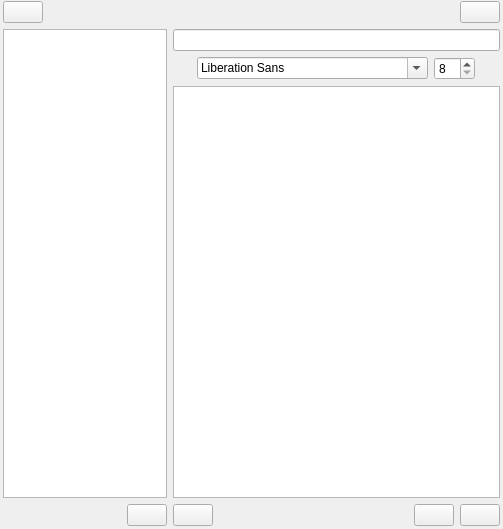
<?xml version="1.0" encoding="UTF-8"?>
<ui version="4.0">
 <class>NotesWindow</class>
 <widget class="QWidget" name="NotesWindow">
  <property name="geometry">
   <rect>
    <x>0</x>
    <y>0</y>
    <width>501</width>
    <height>529</height>
   </rect>
  </property>
  <property name="windowTitle">
   <string>NotesWindow</string>
  </property>
  <layout class="QGridLayout" name="gridLayout_2">
   <property name="leftMargin">
    <number>0</number>
   </property>
   <property name="topMargin">
    <number>0</number>
   </property>
   <property name="rightMargin">
    <number>0</number>
   </property>
   <property name="bottomMargin">
    <number>0</number>
   </property>
   <item row="0" column="0">
    <widget class="QStackedWidget" name="stackedWidget">
     <property name="currentIndex">
      <number>2</number>
     </property>
     <widget class="QWidget" name="page">
      <property name="focusPolicy">
       <enum>Qt::StrongFocus</enum>
      </property>
      <layout class="QGridLayout" name="gridLayout_6">
       <item row="0" column="0">
        <layout class="QVBoxLayout" name="verticalLayout_7">
         <item>
          <layout class="QVBoxLayout" name="verticalLayout_14">
           <item>
            <layout class="QHBoxLayout" name="horizontalLayout_6">
             <item>
              <spacer name="horizontalSpacer_2">
               <property name="orientation">
                <enum>Qt::Horizontal</enum>
               </property>
               <property name="sizeHint" stdset="0">
                <size>
                 <width>40</width>
                 <height>20</height>
                </size>
               </property>
              </spacer>
             </item>
             <item>
              <widget class="QLabel" name="label_auth_logo">
               <property name="minimumSize">
                <size>
                 <width>90</width>
                 <height>90</height>
                </size>
               </property>
               <property name="maximumSize">
                <size>
                 <width>90</width>
                 <height>90</height>
                </size>
               </property>
               <property name="baseSize">
                <size>
                 <width>90</width>
                 <height>90</height>
                </size>
               </property>
               <property name="text">
                <string/>
               </property>
               <property name="pixmap">
                <pixmap>../build-VENotes-Desktop_Qt_5_9_1_MinGW_32bit-Debug/debug/resources/Images/logoRealBlue.png</pixmap>
               </property>
               <property name="scaledContents">
                <bool>true</bool>
               </property>
              </widget>
             </item>
             <item>
              <spacer name="horizontalSpacer_36">
               <property name="orientation">
                <enum>Qt::Horizontal</enum>
               </property>
               <property name="sizeHint" stdset="0">
                <size>
                 <width>40</width>
                 <height>20</height>
                </size>
               </property>
              </spacer>
             </item>
            </layout>
           </item>
           <item>
            <spacer name="verticalSpacer_12">
             <property name="orientation">
              <enum>Qt::Vertical</enum>
             </property>
             <property name="sizeHint" stdset="0">
              <size>
               <width>20</width>
               <height>40</height>
              </size>
             </property>
            </spacer>
           </item>
          </layout>
         </item>
         <item>
          <layout class="QHBoxLayout" name="horizontalLayout_16">
           <item>
            <spacer name="horizontalSpacer_18">
             <property name="orientation">
              <enum>Qt::Horizontal</enum>
             </property>
             <property name="sizeHint" stdset="0">
              <size>
               <width>40</width>
               <height>20</height>
              </size>
             </property>
            </spacer>
           </item>
           <item>
            <widget class="QLabel" name="label_authorization">
             <property name="text">
              <string>Вхід</string>
             </property>
            </widget>
           </item>
           <item>
            <spacer name="horizontalSpacer_19">
             <property name="orientation">
              <enum>Qt::Horizontal</enum>
             </property>
             <property name="sizeHint" stdset="0">
              <size>
               <width>40</width>
               <height>20</height>
              </size>
             </property>
            </spacer>
           </item>
          </layout>
         </item>
         <item>
          <layout class="QVBoxLayout" name="verticalLayout_6">
           <item>
            <spacer name="verticalSpacer_8">
             <property name="orientation">
              <enum>Qt::Vertical</enum>
             </property>
             <property name="sizeHint" stdset="0">
              <size>
               <width>20</width>
               <height>40</height>
              </size>
             </property>
            </spacer>
           </item>
           <item>
            <layout class="QHBoxLayout" name="horizontalLayout_17">
             <item>
              <spacer name="horizontalSpacer_22">
               <property name="orientation">
                <enum>Qt::Horizontal</enum>
               </property>
               <property name="sizeHint" stdset="0">
                <size>
                 <width>40</width>
                 <height>20</height>
                </size>
               </property>
              </spacer>
             </item>
             <item>
              <widget class="QLabel" name="label_auth_email">
               <property name="text">
                <string>&amp;Email:</string>
               </property>
               <property name="buddy">
                <cstring>lineEdit_auth_email</cstring>
               </property>
              </widget>
             </item>
             <item>
              <spacer name="horizontalSpacer_23">
               <property name="orientation">
                <enum>Qt::Horizontal</enum>
               </property>
               <property name="sizeHint" stdset="0">
                <size>
                 <width>40</width>
                 <height>20</height>
                </size>
               </property>
              </spacer>
             </item>
            </layout>
           </item>
           <item>
            <widget class="QLineEdit" name="lineEdit_auth_email">
             <property name="focusPolicy">
              <enum>Qt::StrongFocus</enum>
             </property>
             <property name="text">
              <string/>
             </property>
            </widget>
           </item>
          </layout>
         </item>
         <item>
          <layout class="QVBoxLayout" name="verticalLayout_8">
           <item>
            <layout class="QHBoxLayout" name="horizontalLayout_18">
             <item>
              <spacer name="horizontalSpacer_24">
               <property name="orientation">
                <enum>Qt::Horizontal</enum>
               </property>
               <property name="sizeHint" stdset="0">
                <size>
                 <width>40</width>
                 <height>20</height>
                </size>
               </property>
              </spacer>
             </item>
             <item>
              <widget class="QLabel" name="label_auth_pass">
               <property name="text">
                <string>&amp;Пароль:</string>
               </property>
               <property name="buddy">
                <cstring>lineEdit_auth_pass</cstring>
               </property>
              </widget>
             </item>
             <item>
              <spacer name="horizontalSpacer_25">
               <property name="orientation">
                <enum>Qt::Horizontal</enum>
               </property>
               <property name="sizeHint" stdset="0">
                <size>
                 <width>40</width>
                 <height>20</height>
                </size>
               </property>
              </spacer>
             </item>
            </layout>
           </item>
           <item>
            <widget class="QLineEdit" name="lineEdit_auth_pass">
             <property name="focusPolicy">
              <enum>Qt::StrongFocus</enum>
             </property>
             <property name="text">
              <string/>
             </property>
             <property name="echoMode">
              <enum>QLineEdit::Password</enum>
             </property>
            </widget>
           </item>
          </layout>
         </item>
         <item>
          <spacer name="verticalSpacer_4">
           <property name="orientation">
            <enum>Qt::Vertical</enum>
           </property>
           <property name="sizeHint" stdset="0">
            <size>
             <width>20</width>
             <height>18</height>
            </size>
           </property>
          </spacer>
         </item>
         <item>
          <layout class="QHBoxLayout" name="horizontalLayout_19">
           <item>
            <spacer name="horizontalSpacer_20">
             <property name="orientation">
              <enum>Qt::Horizontal</enum>
             </property>
             <property name="sizeHint" stdset="0">
              <size>
               <width>40</width>
               <height>20</height>
              </size>
             </property>
            </spacer>
           </item>
           <item>
            <layout class="QVBoxLayout" name="verticalLayout_9">
             <item>
              <widget class="QPushButton" name="pushButton_remind_account">
               <property name="text">
                <string>&amp;Забули пароль?</string>
               </property>
              </widget>
             </item>
             <item>
              <widget class="QPushButton" name="pushButton_new_account">
               <property name="text">
                <string>&amp;Реєстрація</string>
               </property>
              </widget>
             </item>
            </layout>
           </item>
           <item>
            <spacer name="horizontalSpacer_21">
             <property name="orientation">
              <enum>Qt::Horizontal</enum>
             </property>
             <property name="sizeHint" stdset="0">
              <size>
               <width>40</width>
               <height>20</height>
              </size>
             </property>
            </spacer>
           </item>
          </layout>
         </item>
         <item>
          <spacer name="verticalSpacer_9">
           <property name="orientation">
            <enum>Qt::Vertical</enum>
           </property>
           <property name="sizeHint" stdset="0">
            <size>
             <width>20</width>
             <height>40</height>
            </size>
           </property>
          </spacer>
         </item>
         <item>
          <layout class="QHBoxLayout" name="horizontalLayout_20">
           <item>
            <spacer name="horizontalSpacer_26">
             <property name="orientation">
              <enum>Qt::Horizontal</enum>
             </property>
             <property name="sizeHint" stdset="0">
              <size>
               <width>40</width>
               <height>20</height>
              </size>
             </property>
            </spacer>
           </item>
           <item>
            <widget class="QDialogButtonBox" name="buttonBox_in_auth">
             <property name="styleSheet">
              <string notr="true"/>
             </property>
             <property name="standardButtons">
              <set>QDialogButtonBox::Cancel|QDialogButtonBox::Ok</set>
             </property>
            </widget>
           </item>
           <item>
            <spacer name="horizontalSpacer_27">
             <property name="orientation">
              <enum>Qt::Horizontal</enum>
             </property>
             <property name="sizeHint" stdset="0">
              <size>
               <width>40</width>
               <height>20</height>
              </size>
             </property>
            </spacer>
           </item>
          </layout>
         </item>
        </layout>
       </item>
      </layout>
     </widget>
     <widget class="QWidget" name="page_2">
      <property name="focusPolicy">
       <enum>Qt::StrongFocus</enum>
      </property>
      <layout class="QGridLayout" name="gridLayout">
       <item row="0" column="0">
        <layout class="QVBoxLayout" name="verticalLayout_18">
         <item>
          <layout class="QVBoxLayout" name="verticalLayout_15">
           <item>
            <layout class="QHBoxLayout" name="horizontalLayout_21">
             <item>
              <spacer name="horizontalSpacer_37">
               <property name="orientation">
                <enum>Qt::Horizontal</enum>
               </property>
               <property name="sizeHint" stdset="0">
                <size>
                 <width>40</width>
                 <height>20</height>
                </size>
               </property>
              </spacer>
             </item>
             <item>
              <widget class="QLabel" name="label_auth_logo_2">
               <property name="minimumSize">
                <size>
                 <width>90</width>
                 <height>90</height>
                </size>
               </property>
               <property name="maximumSize">
                <size>
                 <width>90</width>
                 <height>90</height>
                </size>
               </property>
               <property name="baseSize">
                <size>
                 <width>90</width>
                 <height>90</height>
                </size>
               </property>
               <property name="text">
                <string/>
               </property>
               <property name="pixmap">
                <pixmap>../build-VENotes-Desktop_Qt_5_9_1_MinGW_32bit-Debug/debug/resources/Images/logoRealBlue.png</pixmap>
               </property>
               <property name="scaledContents">
                <bool>true</bool>
               </property>
              </widget>
             </item>
             <item>
              <spacer name="horizontalSpacer_38">
               <property name="orientation">
                <enum>Qt::Horizontal</enum>
               </property>
               <property name="sizeHint" stdset="0">
                <size>
                 <width>40</width>
                 <height>20</height>
                </size>
               </property>
              </spacer>
             </item>
            </layout>
           </item>
           <item>
            <spacer name="verticalSpacer_5">
             <property name="orientation">
              <enum>Qt::Vertical</enum>
             </property>
             <property name="sizeHint" stdset="0">
              <size>
               <width>20</width>
               <height>40</height>
              </size>
             </property>
            </spacer>
           </item>
          </layout>
         </item>
         <item>
          <layout class="QHBoxLayout" name="horizontalLayout_5">
           <item>
            <spacer name="horizontalSpacer">
             <property name="orientation">
              <enum>Qt::Horizontal</enum>
             </property>
             <property name="sizeHint" stdset="0">
              <size>
               <width>40</width>
               <height>20</height>
              </size>
             </property>
            </spacer>
           </item>
           <item>
            <widget class="QLabel" name="label_registration">
             <property name="text">
              <string>Реєстрація</string>
             </property>
            </widget>
           </item>
           <item>
            <spacer name="horizontalSpacer_5">
             <property name="orientation">
              <enum>Qt::Horizontal</enum>
             </property>
             <property name="sizeHint" stdset="0">
              <size>
               <width>40</width>
               <height>20</height>
              </size>
             </property>
            </spacer>
           </item>
          </layout>
         </item>
         <item>
          <layout class="QVBoxLayout" name="verticalLayout_17">
           <item>
            <spacer name="verticalSpacer_3">
             <property name="orientation">
              <enum>Qt::Vertical</enum>
             </property>
             <property name="sizeHint" stdset="0">
              <size>
               <width>20</width>
               <height>40</height>
              </size>
             </property>
            </spacer>
           </item>
           <item>
            <layout class="QVBoxLayout" name="verticalLayout_10">
             <item>
              <layout class="QHBoxLayout" name="horizontalLayout_2">
               <item>
                <spacer name="horizontalSpacer_28">
                 <property name="orientation">
                  <enum>Qt::Horizontal</enum>
                 </property>
                 <property name="sizeHint" stdset="0">
                  <size>
                   <width>40</width>
                   <height>20</height>
                  </size>
                 </property>
                </spacer>
               </item>
               <item>
                <widget class="QLabel" name="label_reg_log">
                 <property name="text">
                  <string>&amp;Логін:</string>
                 </property>
                 <property name="buddy">
                  <cstring>lineEdit_reg_log</cstring>
                 </property>
                </widget>
               </item>
               <item>
                <spacer name="horizontalSpacer_29">
                 <property name="orientation">
                  <enum>Qt::Horizontal</enum>
                 </property>
                 <property name="sizeHint" stdset="0">
                  <size>
                   <width>40</width>
                   <height>20</height>
                  </size>
                 </property>
                </spacer>
               </item>
              </layout>
             </item>
             <item>
              <widget class="QLineEdit" name="lineEdit_reg_log"/>
             </item>
            </layout>
           </item>
          </layout>
         </item>
         <item>
          <layout class="QVBoxLayout" name="verticalLayout_12">
           <item>
            <layout class="QHBoxLayout" name="horizontalLayout_3">
             <item>
              <spacer name="horizontalSpacer_30">
               <property name="orientation">
                <enum>Qt::Horizontal</enum>
               </property>
               <property name="sizeHint" stdset="0">
                <size>
                 <width>40</width>
                 <height>20</height>
                </size>
               </property>
              </spacer>
             </item>
             <item>
              <widget class="QLabel" name="label_reg_pass">
               <property name="text">
                <string>&amp;Пароль:</string>
               </property>
               <property name="buddy">
                <cstring>lineEdit_reg_pass</cstring>
               </property>
              </widget>
             </item>
             <item>
              <spacer name="horizontalSpacer_31">
               <property name="orientation">
                <enum>Qt::Horizontal</enum>
               </property>
               <property name="sizeHint" stdset="0">
                <size>
                 <width>40</width>
                 <height>20</height>
                </size>
               </property>
              </spacer>
             </item>
            </layout>
           </item>
           <item>
            <widget class="QLineEdit" name="lineEdit_reg_pass">
             <property name="echoMode">
              <enum>QLineEdit::Password</enum>
             </property>
            </widget>
           </item>
          </layout>
         </item>
         <item>
          <layout class="QVBoxLayout" name="verticalLayout_13">
           <item>
            <layout class="QHBoxLayout" name="horizontalLayout">
             <item>
              <spacer name="horizontalSpacer_32">
               <property name="orientation">
                <enum>Qt::Horizontal</enum>
               </property>
               <property name="sizeHint" stdset="0">
                <size>
                 <width>40</width>
                 <height>20</height>
                </size>
               </property>
              </spacer>
             </item>
             <item>
              <widget class="QLabel" name="label_reg_pass_check">
               <property name="text">
                <string>&amp;Повторіть пароль:</string>
               </property>
               <property name="buddy">
                <cstring>lineEdit_reg_pass_check</cstring>
               </property>
              </widget>
             </item>
             <item>
              <spacer name="horizontalSpacer_33">
               <property name="orientation">
                <enum>Qt::Horizontal</enum>
               </property>
               <property name="sizeHint" stdset="0">
                <size>
                 <width>40</width>
                 <height>20</height>
                </size>
               </property>
              </spacer>
             </item>
            </layout>
           </item>
           <item>
            <widget class="QLineEdit" name="lineEdit_reg_pass_check">
             <property name="echoMode">
              <enum>QLineEdit::Password</enum>
             </property>
            </widget>
           </item>
          </layout>
         </item>
         <item>
          <layout class="QVBoxLayout" name="verticalLayout">
           <item>
            <layout class="QHBoxLayout" name="horizontalLayout_4">
             <item>
              <spacer name="horizontalSpacer_34">
               <property name="orientation">
                <enum>Qt::Horizontal</enum>
               </property>
               <property name="sizeHint" stdset="0">
                <size>
                 <width>40</width>
                 <height>20</height>
                </size>
               </property>
              </spacer>
             </item>
             <item>
              <widget class="QLabel" name="label_reg_email">
               <property name="text">
                <string>&amp;Email:</string>
               </property>
               <property name="buddy">
                <cstring>lineEdit_reg_email</cstring>
               </property>
              </widget>
             </item>
             <item>
              <spacer name="horizontalSpacer_35">
               <property name="orientation">
                <enum>Qt::Horizontal</enum>
               </property>
               <property name="sizeHint" stdset="0">
                <size>
                 <width>40</width>
                 <height>20</height>
                </size>
               </property>
              </spacer>
             </item>
            </layout>
           </item>
           <item>
            <widget class="QLineEdit" name="lineEdit_reg_email"/>
           </item>
          </layout>
         </item>
         <item>
          <spacer name="verticalSpacer_10">
           <property name="orientation">
            <enum>Qt::Vertical</enum>
           </property>
           <property name="sizeHint" stdset="0">
            <size>
             <width>481</width>
             <height>13</height>
            </size>
           </property>
          </spacer>
         </item>
         <item>
          <layout class="QHBoxLayout" name="horizontalLayout_23">
           <item>
            <spacer name="horizontalSpacer_41">
             <property name="orientation">
              <enum>Qt::Horizontal</enum>
             </property>
             <property name="sizeHint" stdset="0">
              <size>
               <width>40</width>
               <height>20</height>
              </size>
             </property>
            </spacer>
           </item>
           <item>
            <widget class="QPushButton" name="pushButton_auth">
             <property name="text">
              <string>&amp;Вхід</string>
             </property>
            </widget>
           </item>
           <item>
            <spacer name="horizontalSpacer_42">
             <property name="orientation">
              <enum>Qt::Horizontal</enum>
             </property>
             <property name="sizeHint" stdset="0">
              <size>
               <width>40</width>
               <height>20</height>
              </size>
             </property>
            </spacer>
           </item>
          </layout>
         </item>
         <item>
          <spacer name="verticalSpacer_7">
           <property name="orientation">
            <enum>Qt::Vertical</enum>
           </property>
           <property name="sizeHint" stdset="0">
            <size>
             <width>20</width>
             <height>40</height>
            </size>
           </property>
          </spacer>
         </item>
         <item>
          <spacer name="verticalSpacer_6">
           <property name="orientation">
            <enum>Qt::Vertical</enum>
           </property>
           <property name="sizeHint" stdset="0">
            <size>
             <width>481</width>
             <height>13</height>
            </size>
           </property>
          </spacer>
         </item>
         <item>
          <layout class="QHBoxLayout" name="horizontalLayout_7">
           <item>
            <spacer name="horizontalSpacer_3">
             <property name="orientation">
              <enum>Qt::Horizontal</enum>
             </property>
             <property name="sizeHint" stdset="0">
              <size>
               <width>40</width>
               <height>20</height>
              </size>
             </property>
            </spacer>
           </item>
           <item>
            <widget class="QDialogButtonBox" name="buttonBox_in_reg">
             <property name="standardButtons">
              <set>QDialogButtonBox::Cancel|QDialogButtonBox::Ok</set>
             </property>
            </widget>
           </item>
           <item>
            <spacer name="horizontalSpacer_4">
             <property name="orientation">
              <enum>Qt::Horizontal</enum>
             </property>
             <property name="sizeHint" stdset="0">
              <size>
               <width>40</width>
               <height>20</height>
              </size>
             </property>
            </spacer>
           </item>
          </layout>
         </item>
        </layout>
       </item>
      </layout>
     </widget>
     <widget class="QWidget" name="page_3">
      <layout class="QGridLayout" name="gridLayout_4">
       <property name="leftMargin">
        <number>0</number>
       </property>
       <property name="topMargin">
        <number>0</number>
       </property>
       <property name="rightMargin">
        <number>0</number>
       </property>
       <property name="bottomMargin">
        <number>0</number>
       </property>
       <item row="0" column="0">
        <layout class="QGridLayout" name="gridLayout_3" columnstretch="1,2">
         <property name="leftMargin">
          <number>3</number>
         </property>
         <property name="topMargin">
          <number>1</number>
         </property>
         <property name="rightMargin">
          <number>3</number>
         </property>
         <property name="bottomMargin">
          <number>3</number>
         </property>
         <item row="0" column="1">
          <layout class="QVBoxLayout" name="verticalLayout_3">
           <item>
            <layout class="QHBoxLayout" name="horizontalLayout_10">
             <item>
              <spacer name="horizontalSpacer_8">
               <property name="orientation">
                <enum>Qt::Horizontal</enum>
               </property>
               <property name="sizeHint" stdset="0">
                <size>
                 <width>40</width>
                 <height>20</height>
                </size>
               </property>
              </spacer>
             </item>
             <item>
              <widget class="QPushButton" name="accountSettingsButton">
               <property name="toolTip">
                <string>Налаштування ОЗ</string>
               </property>
               <property name="statusTip">
                <string>Налаштування ОЗ</string>
               </property>
               <property name="whatsThis">
                <string>Налаштування ОЗ</string>
               </property>
               <property name="text">
                <string/>
               </property>
              </widget>
             </item>
            </layout>
           </item>
           <item>
            <layout class="QVBoxLayout" name="verticalLayout_2">
             <item>
              <widget class="QLineEdit" name="notesName"/>
             </item>
             <item>
              <layout class="QHBoxLayout" name="horizontalLayout_8">
               <item>
                <spacer name="horizontalSpacer_43">
                 <property name="orientation">
                  <enum>Qt::Horizontal</enum>
                 </property>
                 <property name="sizeHint" stdset="0">
                  <size>
                   <width>40</width>
                   <height>20</height>
                  </size>
                 </property>
                </spacer>
               </item>
               <item>
                <widget class="QFontComboBox" name="fontComboBox"/>
               </item>
               <item>
                <widget class="QSpinBox" name="spinBox">
                 <property name="minimum">
                  <number>8</number>
                 </property>
                 <property name="maximum">
                  <number>29</number>
                 </property>
                </widget>
               </item>
               <item>
                <spacer name="horizontalSpacer_6">
                 <property name="orientation">
                  <enum>Qt::Horizontal</enum>
                 </property>
                 <property name="sizeHint" stdset="0">
                  <size>
                   <width>40</width>
                   <height>20</height>
                  </size>
                 </property>
                </spacer>
               </item>
              </layout>
             </item>
             <item>
              <widget class="QTextBrowser" name="notesText">
               <property name="readOnly">
                <bool>false</bool>
               </property>
              </widget>
             </item>
            </layout>
           </item>
           <item>
            <layout class="QHBoxLayout" name="horizontalLayout_9">
             <item>
              <widget class="QPushButton" name="notificationButton">
               <property name="toolTip">
                <string>Нагадати про подію</string>
               </property>
               <property name="statusTip">
                <string>Нагадати про подію</string>
               </property>
               <property name="whatsThis">
                <string>Нагадати про подію</string>
               </property>
               <property name="text">
                <string/>
               </property>
              </widget>
             </item>
             <item>
              <spacer name="horizontalSpacer_7">
               <property name="orientation">
                <enum>Qt::Horizontal</enum>
               </property>
               <property name="sizeHint" stdset="0">
                <size>
                 <width>40</width>
                 <height>20</height>
                </size>
               </property>
              </spacer>
             </item>
             <item>
              <widget class="QPushButton" name="deleteNoteButton">
               <property name="toolTip">
                <string>Видалити</string>
               </property>
               <property name="statusTip">
                <string>Видалити</string>
               </property>
               <property name="whatsThis">
                <string>Видалити</string>
               </property>
               <property name="text">
                <string/>
               </property>
              </widget>
             </item>
             <item>
              <widget class="QPushButton" name="saveNoteButton">
               <property name="toolTip">
                <string>Зберегти</string>
               </property>
               <property name="statusTip">
                <string>Зберегти</string>
               </property>
               <property name="whatsThis">
                <string>Зберегти</string>
               </property>
               <property name="text">
                <string/>
               </property>
              </widget>
             </item>
            </layout>
           </item>
          </layout>
         </item>
         <item row="0" column="0">
          <layout class="QVBoxLayout" name="verticalLayout_4">
           <item>
            <layout class="QHBoxLayout" name="horizontalLayout_12">
             <item>
              <widget class="QPushButton" name="SearchButton">
               <property name="toolTip">
                <string>Знайти нотатку</string>
               </property>
               <property name="statusTip">
                <string>Знайти нотатку</string>
               </property>
               <property name="whatsThis">
                <string>Знайти нотатку</string>
               </property>
               <property name="text">
                <string/>
               </property>
               <property name="iconSize">
                <size>
                 <width>45</width>
                 <height>45</height>
                </size>
               </property>
               <property name="shortcut">
                <string>Ctrl+F</string>
               </property>
              </widget>
             </item>
             <item>
              <spacer name="horizontalSpacer_10">
               <property name="orientation">
                <enum>Qt::Horizontal</enum>
               </property>
               <property name="sizeHint" stdset="0">
                <size>
                 <width>40</width>
                 <height>20</height>
                </size>
               </property>
              </spacer>
             </item>
            </layout>
           </item>
           <item>
            <widget class="QListWidget" name="notesShowList"/>
           </item>
           <item>
            <layout class="QHBoxLayout" name="horizontalLayout_11">
             <item>
              <spacer name="horizontalSpacer_9">
               <property name="orientation">
                <enum>Qt::Horizontal</enum>
               </property>
               <property name="sizeHint" stdset="0">
                <size>
                 <width>40</width>
                 <height>20</height>
                </size>
               </property>
              </spacer>
             </item>
             <item>
              <widget class="QPushButton" name="newNoteButton">
               <property name="toolTip">
                <string>Створити нотатку</string>
               </property>
               <property name="statusTip">
                <string>Створити нотатку</string>
               </property>
               <property name="whatsThis">
                <string>Створити нотатку</string>
               </property>
               <property name="text">
                <string/>
               </property>
              </widget>
             </item>
            </layout>
           </item>
          </layout>
         </item>
        </layout>
       </item>
      </layout>
     </widget>
     <widget class="QWidget" name="page_4">
      <layout class="QGridLayout" name="gridLayout_5">
       <item row="0" column="0">
        <layout class="QVBoxLayout" name="verticalLayout_5">
         <item>
          <layout class="QHBoxLayout" name="horizontalLayout_13">
           <item>
            <spacer name="horizontalSpacer_11">
             <property name="orientation">
              <enum>Qt::Horizontal</enum>
             </property>
             <property name="sizeHint" stdset="0">
              <size>
               <width>40</width>
               <height>20</height>
              </size>
             </property>
            </spacer>
           </item>
           <item>
            <widget class="QLabel" name="label_2">
             <property name="styleSheet">
              <string notr="true">font: 12pt &quot;Kristen ITC&quot;;</string>
             </property>
             <property name="text">
              <string>Оберiть дату повiдомлення</string>
             </property>
            </widget>
           </item>
           <item>
            <spacer name="horizontalSpacer_12">
             <property name="orientation">
              <enum>Qt::Horizontal</enum>
             </property>
             <property name="sizeHint" stdset="0">
              <size>
               <width>40</width>
               <height>20</height>
              </size>
             </property>
            </spacer>
           </item>
          </layout>
         </item>
         <item>
          <layout class="QHBoxLayout" name="horizontalLayout_15">
           <item>
            <spacer name="horizontalSpacer_16">
             <property name="orientation">
              <enum>Qt::Horizontal</enum>
             </property>
             <property name="sizeHint" stdset="0">
              <size>
               <width>40</width>
               <height>20</height>
              </size>
             </property>
            </spacer>
           </item>
           <item>
            <widget class="QCalendarWidget" name="calendarWidget"/>
           </item>
           <item>
            <spacer name="horizontalSpacer_17">
             <property name="orientation">
              <enum>Qt::Horizontal</enum>
             </property>
             <property name="sizeHint" stdset="0">
              <size>
               <width>40</width>
               <height>20</height>
              </size>
             </property>
            </spacer>
           </item>
          </layout>
         </item>
         <item>
          <spacer name="verticalSpacer">
           <property name="orientation">
            <enum>Qt::Vertical</enum>
           </property>
           <property name="sizeHint" stdset="0">
            <size>
             <width>20</width>
             <height>40</height>
            </size>
           </property>
          </spacer>
         </item>
         <item>
          <layout class="QHBoxLayout" name="horizontalLayout_14">
           <item>
            <spacer name="horizontalSpacer_13">
             <property name="orientation">
              <enum>Qt::Horizontal</enum>
             </property>
             <property name="sizeHint" stdset="0">
              <size>
               <width>40</width>
               <height>20</height>
              </size>
             </property>
            </spacer>
           </item>
           <item>
            <widget class="QPushButton" name="OkButton">
             <property name="text">
              <string>Обрати</string>
             </property>
            </widget>
           </item>
           <item>
            <spacer name="horizontalSpacer_14">
             <property name="orientation">
              <enum>Qt::Horizontal</enum>
             </property>
             <property name="sizeHint" stdset="0">
              <size>
               <width>40</width>
               <height>20</height>
              </size>
             </property>
            </spacer>
           </item>
           <item>
            <widget class="QPushButton" name="CancelButton">
             <property name="text">
              <string>Вiдмiнити</string>
             </property>
            </widget>
           </item>
           <item>
            <spacer name="horizontalSpacer_15">
             <property name="orientation">
              <enum>Qt::Horizontal</enum>
             </property>
             <property name="sizeHint" stdset="0">
              <size>
               <width>40</width>
               <height>20</height>
              </size>
             </property>
            </spacer>
           </item>
          </layout>
         </item>
        </layout>
       </item>
       <item row="1" column="0">
        <spacer name="verticalSpacer_2">
         <property name="orientation">
          <enum>Qt::Vertical</enum>
         </property>
         <property name="sizeHint" stdset="0">
          <size>
           <width>20</width>
           <height>49</height>
          </size>
         </property>
        </spacer>
       </item>
      </layout>
     </widget>
    </widget>
   </item>
  </layout>
  <zorder>stackedWidget</zorder>
  <zorder>layoutWidget_2</zorder>
  <zorder></zorder>
 </widget>
 <layoutdefault spacing="6" margin="11"/>
 <resources/>
 <connections>
  <connection>
   <sender>buttonBox_in_reg</sender>
   <signal>rejected()</signal>
   <receiver>NotesWindow</receiver>
   <slot>close()</slot>
   <hints>
    <hint type="sourcelabel">
     <x>329</x>
     <y>360</y>
    </hint>
    <hint type="destinationlabel">
     <x>3</x>
     <y>368</y>
    </hint>
   </hints>
  </connection>
  <connection>
   <sender>buttonBox_in_auth</sender>
   <signal>rejected()</signal>
   <receiver>NotesWindow</receiver>
   <slot>close()</slot>
   <hints>
    <hint type="sourcelabel">
     <x>321</x>
     <y>363</y>
    </hint>
    <hint type="destinationlabel">
     <x>516</x>
     <y>372</y>
    </hint>
   </hints>
  </connection>
 </connections>
 <slots>
  <slot>slot1()</slot>
 </slots>
</ui>
